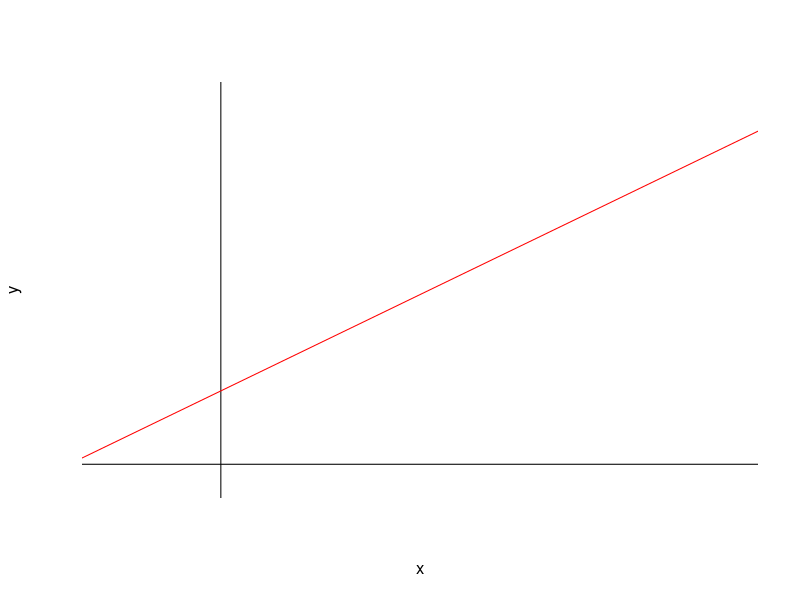
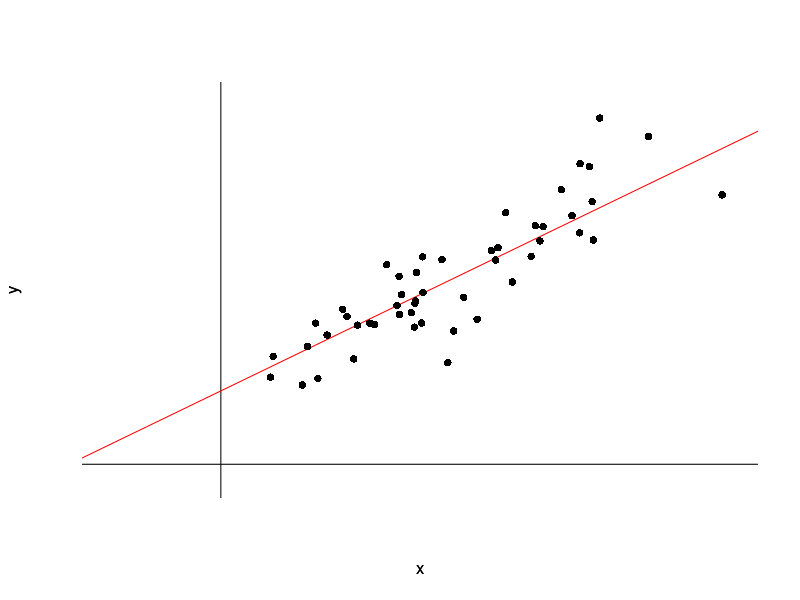
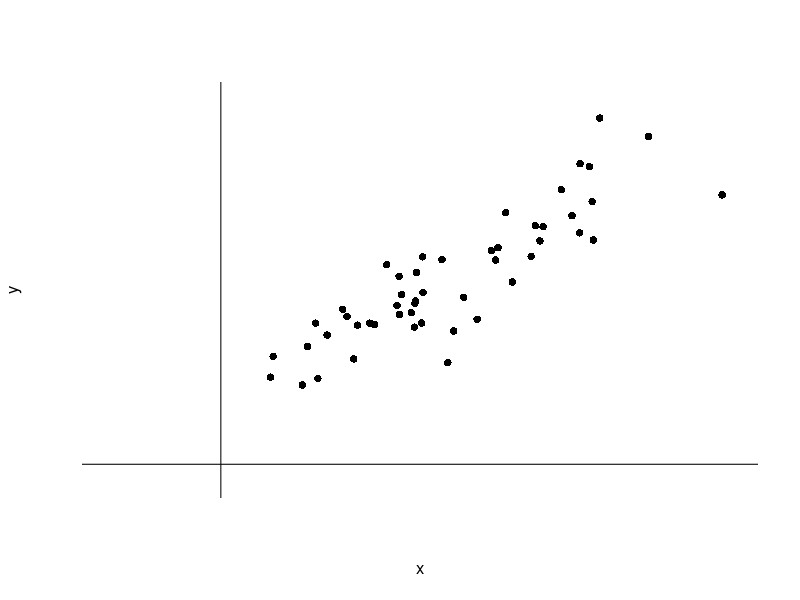
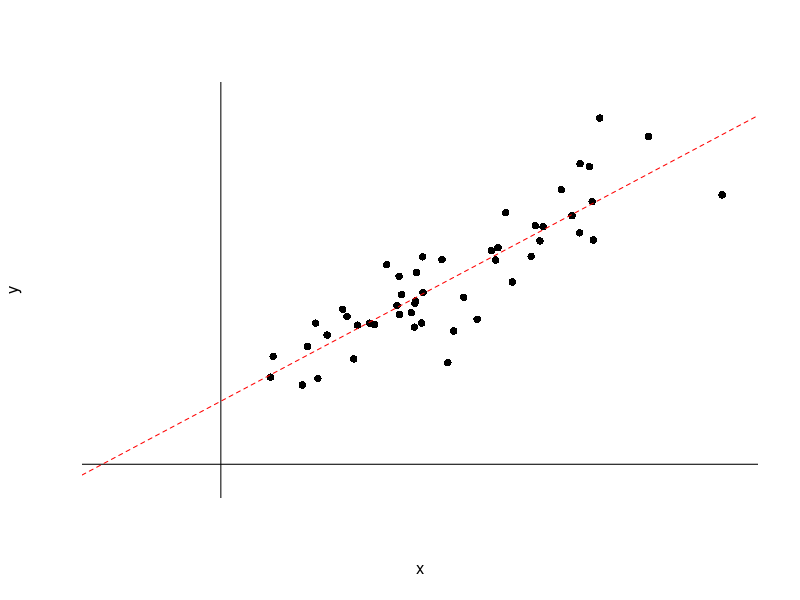
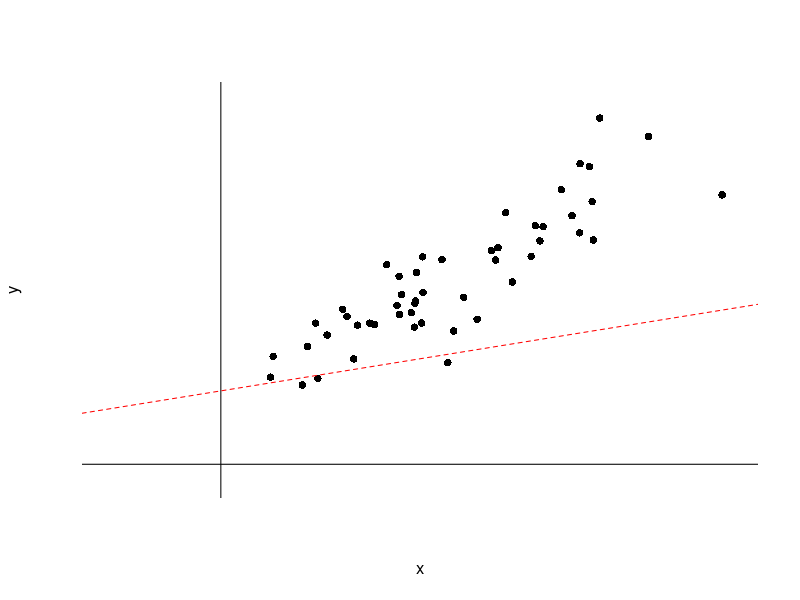
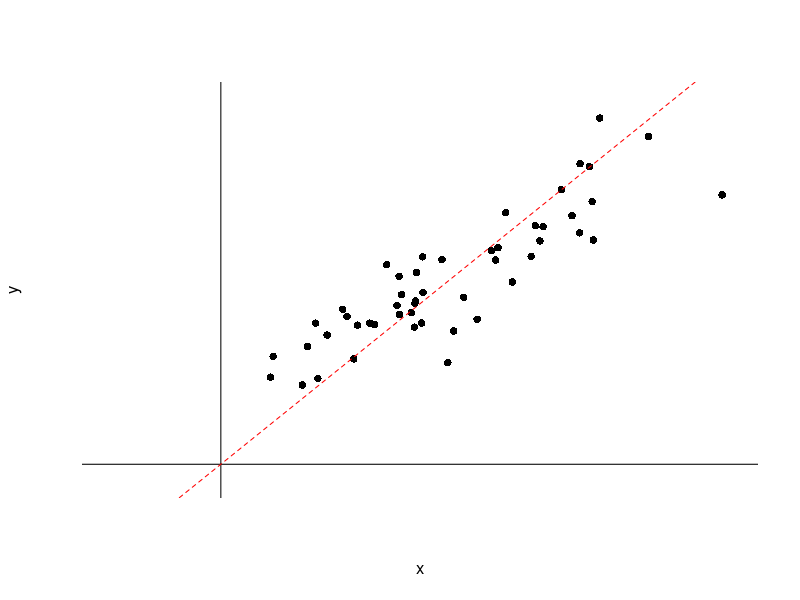
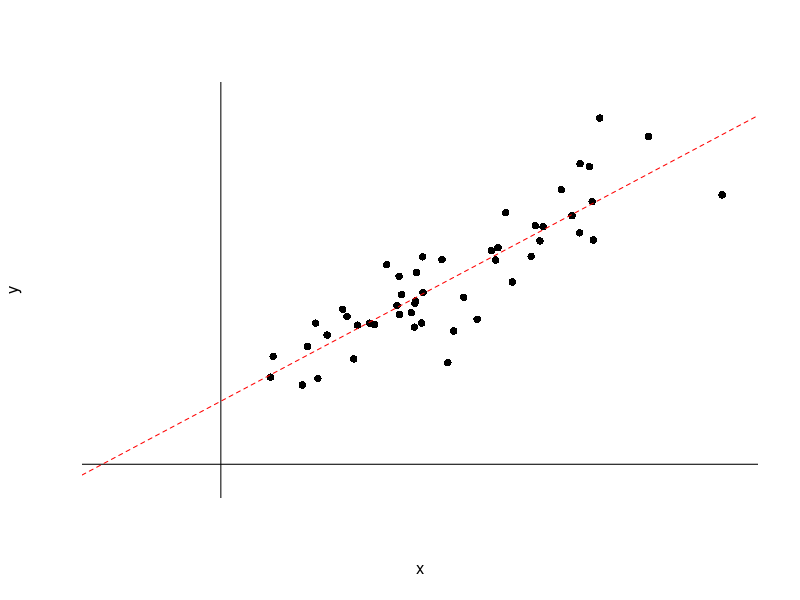
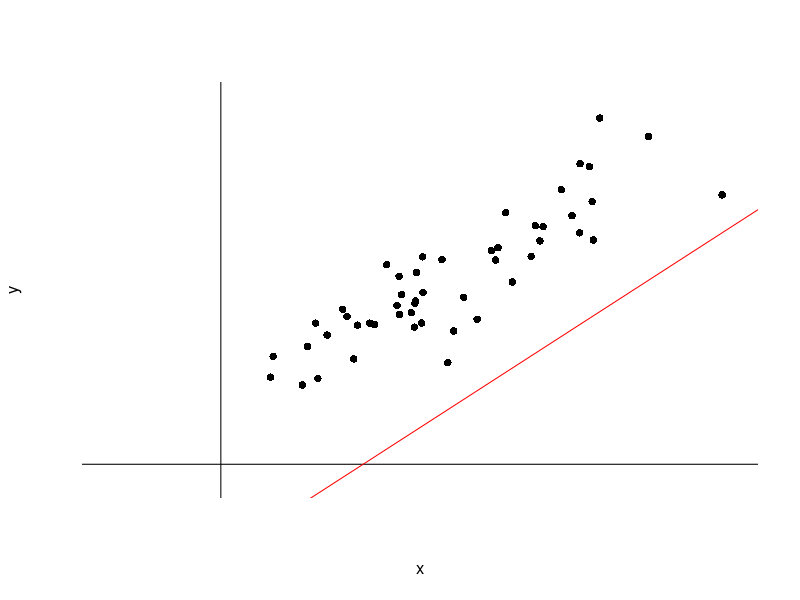

Write R code to recreate these figures, in order.
## ---- chunk 1
set.seed(0); x <- rnorm(50, 2); y <- 4 + 3*x + rnorm(50, 0, 2);
plot(x, y, pch = 16, xlim = c(-1, 4.5), ylim = c(-1, 20), col = "white", axes=FALSE)
abline(v = 0);abline(h = 0); abline(4, 3, col = "red")
## ---- chunk 2
plot(x, y, pch = 16, xlim = c(-1, 4.5), ylim = c(-1, 20), col = "white", axes=FALSE)
abline(v = 0); abline(h = 0); abline(4, 3, col = "red")
par(new = T); plot(x, y, pch = 16, xlim = c(-1, 4.5), ylim = c(-1, 20), axes=FALSE)
## ---- chunk 3
plot(x, y, pch = 16, xlim = c(-1, 4.5), ylim = c(-1, 20), axes=FALSE)
abline(v = 0); abline(h = 0)
## ---- chunk 4
plot(x, y, pch = 16, xlim = c(-1, 4.5), ylim = c(-1, 20), axes=FALSE)
abline(v = 0); abline(h = 0); abline(lm(y ~ x), col = "red", lty = 2)
## ---- chunk 5
plot(x, y, pch = 16, xlim = c(-1, 4.5), ylim = c(-1, 20), axes=FALSE)
abline(v = 0); abline(h = 0); abline(4, 1, col = "red", lty = 2)
## ---- chunk 6
plot(x, y, pch = 16, xlim = c(-1, 4.5), ylim = c(-1, 20), axes=FALSE)
abline(v = 0); abline(h = 0); abline(0, 5, col = "red", lty = 2)
## ---- chunk 7
plot(x, y, pch = 16, xlim = c(-1, 4.5), ylim = c(-1, 20), axes=FALSE)
abline(v = 0); abline(h = 0); abline(lm(y ~ x), col = "red", lty = 2)
## ---- chunk 8
plot(x, y, pch = 16, xlim = c(-1, 4.5), ylim = c(-1, 20), axes=FALSE)
abline(v = 0); abline(h = 0); abline(-5, 4, col = "red")
## ---- chunk 9
plot(x, y, pch = 16, xlim = c(-1, 4.5), ylim = c(-1, 20), axes=FALSE)
abline(v = 0); abline(h = 0); abline(30.5, -10.072, col = "red")
## ---- chunk 10
set.seed(0); X <- rnorm(100, 2); Y <- 5 + 3*X + rnorm(100, 0, 1)
## ---- chunk 11
set.seed(0); X <- rnorm(100, 2); Y <- 5 + 3*X + rnorm(100, 0, 1)
plot(X, Y, pch = 16, xlim = c(-0.5, 4), ylim = c(-1, 20), axes=FALSE)
abline(v = 0); abline(h = 0); abline(lm(Y ~ X), col = "red", lty = 2)
## ---- chunk 12
set.seed(0); X <- rnorm(100, 2); Y <- 5 + 3*X + rnorm(100, 0, 3)
## ---- chunk 13
plot(X, Y, pch = 16, xlim = c(-0.5, 4), ylim = c(-1, 20), axes=FALSE)
abline(v = 0); abline(h = 0); abline(lm(Y ~ X), col = "red", lty = 2)
## ---- chunk 14
plot(x, y, pch = 16, xlim = c(-1, 4.5), ylim = c(-1, 20), axes=FALSE, col = "grey")
abline(v = 0); abline(h = 0); abline(4, 3, col = "red")
par(new =  T)
plot(x[abs(x  - 2) < 0.35], y[abs(x  - 2) < 0.35], pch = 16, xlim = c(-1, 4.5), ylim = c(-1, 20), axes=FALSE, xlab = "", ylab = "")
## ---- chunk 15
plot(x, y, pch = 16, xlim = c(-1, 4.5), ylim = c(-1, 20), axes=FALSE, col = "grey")
abline(v = 0); abline(h = 0); abline(4, 3, col = "red")
par(new =  T)
plot(x[abs(x  - 2) < 0.35], y[abs(x  - 2) < 0.35], pch = 16, xlim = c(-1, 4.5), ylim = c(-1, 20), axes=FALSE, xlab = "", ylab = "")
abline(lm(y[abs(x  - 2) < 0.35] ~ x[abs(x  - 2) < 0.35]),  col = "red",  lty = 2)
## ---- chunk 16
set.seed(0); x <- rnorm(100, 3); y <- -5 +10*x - 1.1*x^2 + rnorm(100)
plot(x, y, pch = 16, xlim = c(-1, 6), ylim = c(-1, 20), axes=FALSE)
abline(v = 0)
abline(h = 0)
## ---- chunk 17
set.seed(0); x <- rnorm(100, 3); y <- -5 +10*x - 1.1*x^2 + rnorm(100)
plot(x, y, pch = 16, xlim = c(-1, 6), ylim = c(-1, 20), axes=FALSE)
fit <- lm(y ~ x)
pred <- predict(fit)
ix <- sort(x, index.return=T)$ix
abline(v = 0)
abline(h = 0)
lines(x[ix], pred[ix], col='red', lwd =2, lty=2)
## ---- chunk 18
set.seed(0); x <- rnorm(100, 3); y <- -5 +10*x - 1.1*x^2 + rnorm(100)
plot(x, y, pch = 16, xlim = c(-1, 6), ylim = c(-1, 20), axes=FALSE)
fit <- lm(y ~ x + I(x^2))
pred <- predict(fit)
ix <- sort(x, index.return=T)$ix
abline(v = 0)
abline(h = 0)
lines(x[ix], pred[ix], col='red', lwd =2, lty=2)
## ---- chunk 19
set.seed(0); x <- rnorm(100, 3); D <- 1 * (x + rnorm(100)>3); y <- -5 +10*x - 20*D + rnorm(100)
plot(x, y, pch = 16, xlim = c(-1, 6), ylim = c(-1, 40), axes=FALSE, col = "white")
par(new = T)
plot(x[D==1], y[D==1], pch = 16, xlim = c(-1, 6), ylim = c(-1, 40), xlab="", ylab = "", axes=FALSE, col = "lightblue")
par(new = T)
plot(x[D==0], y[D==0], pch = 16, xlim = c(-1, 6), ylim = c(-1, 40), xlab="", ylab = "", axes=FALSE, col = "pink")
fit <- lm(y ~ x)
pred <- predict(fit)
ix <- sort(x, index.return=T)$ix
abline(v = 0)
abline(h = 0)
lines(x[ix], pred[ix], col='red', lwd =2, lty=2)
## ---- chunk 20
set.seed(0); x <- rnorm(100, 3); D <- 1 * (x + rnorm(100)>3); y <- -5 +10*x - 20*D + rnorm(100)
plot(x, y, pch = 16, xlim = c(-1, 6), ylim = c(-1, 40), axes=FALSE, col = "white")
par(new = T)
plot(x[D==1], y[D==1], pch = 16, xlim = c(-1, 6), ylim = c(-1, 40), xlab="", ylab = "", axes=FALSE, col = "lightblue")
par(new = T)
plot(x[D==0], y[D==0], pch = 16, xlim = c(-1, 6), ylim = c(-1, 40), xlab="", ylab = "", axes=FALSE, col = "pink")
segments(x0 = 3, x1 = 4.5, y0 = sum(lm(y ~ D)$coefficients), y1 = sum(lm(y ~ D)$coefficients), col = "red", lty = 2)
segments(x0 = 1.5, x1 = 3, y0 = lm(y ~ D)$coefficients[1], y1 = lm(y ~ D)$coefficients[1], col = "red", lty = 2)
abline(v = 0)
abline(h = 0)
## ---- chunk 21
set.seed(0); x <- rnorm(100, 3); D <- 1 * (x + rnorm(100)>3); y <- -5 +10*x - 20*D + rnorm(100)
plot(x, y, pch = 16, xlim = c(-1, 6), ylim = c(-1, 40), axes=FALSE, col = "white")
par(new = T)
plot(x[D==1], y[D==1], pch = 16, xlim = c(-1, 6), ylim = c(-1, 40), xlab="", ylab = "", axes=FALSE, col = "lightblue")
par(new = T)
plot(x[D==0], y[D==0], pch = 16, xlim = c(-1, 6), ylim = c(-1, 40), xlab="", ylab = "", axes=FALSE, col = "pink")
segments(x0 = 0.7, x1 = 5.5, y0 = 1.8866, y1 = 50.261, col = "red", lty = 2)
segments(x0 = 0.7, x1 = 5.5, y0 = 1.8866-20.001, y1 = 50.261-20.001, col = "red", lty = 2)
abline(v = 0)
abline(h = 0)
